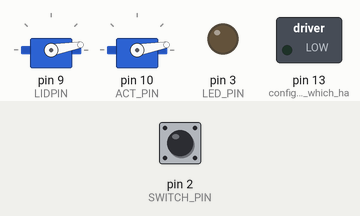
Recording of a sketch running on a simulated Arduino Uno, built with avr-gcc and run on an emulated ATmega328P. On the bench: 2 × servo, switched loads named in the sketch (green lamp = pin HIGH), output pins drawn as LEDs (lit = HIGH). The test bench sets the inputs (shaded band); at power-on: pin 2 (SWITCH_PIN) LOW. What the sketch prints to the serial monitor is not drawn.

Above: at 1.3 s.
1.4 s: pin 2 (SWITCH_PIN) pulled HIGH for 0.15 s
At 3.0 s:
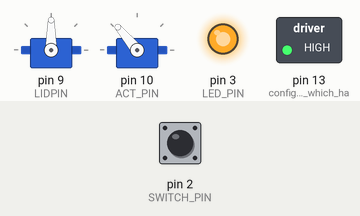
4.5 s: pin 2 (SWITCH_PIN) pulled HIGH for 1 s
At 6.8 s:
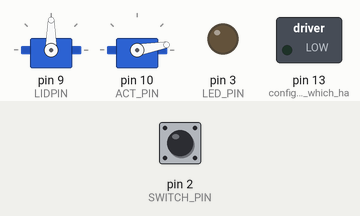
8.5 s: pin 2 (SWITCH_PIN) pulled HIGH for 3.2 s
At 11.8 s:
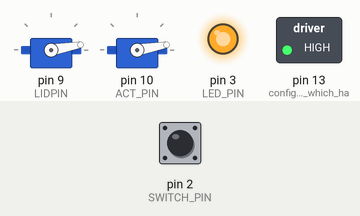
Timing chart, 0 to 15.4 s (numbered marks = the images above; inputs shaded):
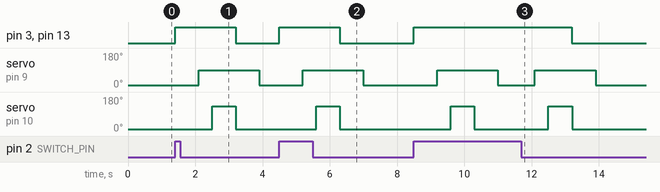

Measured:
- after the input at 1.4 s, pin 3 (LED_PIN), pin 13 (configure_pin_13_which_ha): LOW → HIGH at once, → LOW 1.8 s later; servo on pin 9 (LIDPIN): 10° → 90° after 0.70 s, → 10° 1.8 s later; servo on pin 10 (ACT_PIN): 10° → 130° after 1.1 s, → 10° 0.70 s later
- after the input at 4.5 s, pin 3 (LED_PIN), pin 13 (configure_pin_13_which_ha): LOW → HIGH at once, → LOW 1.8 s later; servo on pin 9 (LIDPIN): 10° → 90° after 0.70 s, → 10° 1.8 s later; servo on pin 10 (ACT_PIN): 10° → 130° after 1.1 s, → 10° 0.70 s later
- after the input at 8.5 s, pin 3 (LED_PIN), pin 13 (configure_pin_13_which_ha): LOW → HIGH at once, → LOW 4.7 s later

The sketch:

uselessMachine_20FEB2017B.ino
```cpp
// Jake and Ben - Thanks for showing me the concept of the useless machine during our last visit.  I think it is pretty
// cool and could be made using an Arduino and a couple of servo motors and a switch.  Here is a starting point.
// You will have to fine tune the servo position numbers below to match your design.  This code uses two servo motors, one to open the box lid
// and one to move the arm which turns the switch off.  You could use a single servo if you design the arm to also lift the box lid on the way out.

// useless machine - a box with a single toggle switch on top.
// When the switch is turned on by the user the box lid opens and an actuator (perhaps a plastic
// hand or arm from a toy doll) emerges which turns the switch to the off position. The actuator returns to the
// home position and the lid closes.
// See: https://www.youtube.com/watch?v=4wWlrBFOdBo for an example.
// The code below assumes two servos however you may simply comment out the lid servo and corresponding delay statements if you go with one servo.
// Adding two slashes at the start of a line will cause all commands following the slashes on a given line to be considered as a comment
// and thus will not be executed.

// Here is the starting point code.  Simply open a fresh Arduino sketch, delete all existing template code and paste this entire file (comments and all) into
// the sketch.  Save it with a unique name such as "Useless_V1".  Feel free to save your new versions of this with a different name so you can easily go
// back to a previous version if desired.  Of course, this is just the code to run the motors and read the switch.  You will have to work out the mechanical aspects
// the working of the arm, the placement of the switch, powering the Arduino, the box opening mechanism, etc.  One approach just to get up and running would be to
// simply wire up the motors, switch and LED and test it 'out of the box'.  Each time you turn the switch to the on position the LED should come on and both servos
// should cycle only once.  This would show that the controller and motors are working.  Once you have accomplished this you can build the box, perhaps one
// made of foam core posterboard and duct tape would suffice as a proof of concept.
// Have fun and Good Luck!


/***********************************************************************************************
 * Useless machine program for Arduino
 * 2/19/17 - first pass
 * 2/20/17 - corrected comment for resistor value for LED, lengthened actuator distance and
 * corresponding forward and home wait times.
 ***********************************************************************************************/

#include <Servo.h>              // this provides access to the arduino servo functions and is required in order for the code to work
#define LIDPIN  9               // digital pin 9 goes to the control line of the lid servo (white (sometimes orange) wire)
#define ACT_PIN 10              // digital pin 10 goes to the control line of the actuator servo (white (sometimes orange) wire)


// lid and actuator servo positions - adjust these as needed
// A typical servo motor will only rotate 180 degrees.  When given a command it will rotate to that position and stay there.
// Valid servo commands are between 0 and 180.
#define LID_CLOSED        10    // the servo starts at this position and returns to this position to close the lid
#define LID_OPEN          90    // the servo goes to this position to open the lid
#define ACTUATOR_HOME     10    // the servo starts at this position and returns to this position after turning the switch off
#define ACTUATOR_FORWARD  130   // the servo goes to this position to push the switch to the off position

                                // servo objects - no need to change these
Servo lidServo;                 // create the lid servo object
Servo actServo;                 // create the actuator servo object

                                // switch and LED pins - no need to change these
#define SWITCH_PIN      2       // assign switch input to digital pin 2.  Switch goes between digital pin 2 and 5V.
                                // Add a 4700 ohm resistor (yellow, violet, black, brown brown) between this pin and ground to guarantee that the pin
                                // remains in a low state when the switch is opened.
#define LED_PIN         3       // assign LED to digital pin 3.  Anode of LED goes to pin 3. Must use a resistor in series with the LED
                                // Cathode of LED goes to through a 5100 ohm resistor (green, brown, black, brown, brown)to ground.
                                // use a lower value (minimum 200 ohms) for a brighter light

int iSwitchState = 0;           // variable which holds the current switch reading


/***********************************************************************************************
 * The setup function runs only one time when the Arduino is reset or powered on
 * This is where initial values are setup.   You shouldn't have to change anything here except
 * the servo motor positions below.
 *
 ***********************************************************************************************/
void setup() {
  Serial.begin(9600);           // start the serial output stream, this enables displaying informational messages on the monitor

  pinMode(SWITCH_PIN, INPUT);   // configure switch pin as an input.  Connect a resistor between this pin and ground to force it to a low state when switch is open
  pinMode(LED_PIN, OUTPUT);     // configure LED pin as an output, this is for an external LED indicator to accompany the switch
  pinMode(13, OUTPUT);          // configure pin 13 which has an on-board LED, useful for diagnostics

  lidServo.attach(LIDPIN);      // assign servos to control pins
  actServo.attach(ACT_PIN);

  lidServo.write(LID_CLOSED);   // set servos to closed / home position
  actServo.write(ACTUATOR_HOME);

  // display settings on the serial monitor.  To open the serial monitor use the "Tools -> Serial Monitor" menu selection
  Serial.println("Initialization Complete, using these servo values:");
  Serial.print("Lid closed value: ");
  Serial.print(LID_CLOSED);
  Serial.print("  Lid open value: ");
  Serial.println(LID_OPEN);
  Serial.print("Actuator home value: ");
  Serial.print(ACTUATOR_HOME);
  Serial.print("  Actuator forward value: ");
  Serial.println(ACTUATOR_FORWARD);
  Serial.println("You may adjust these values in the source code to suit your needs");
  Serial.println();
  Serial.println("Monitoring switch... ");

} // end of setup()


/***********************************************************************************************
 * The loop function runs after setup has been completed.  It will continue to run until the
 * Arduino is turned off or reset using the reset switch
 * This code simply checks to see if the switch has been turned on, sets the
 * LED according to switch state then, if switch is on, it attempts to turn it off.
 *
 ***********************************************************************************************/
void loop() {

  iSwitchState = digitalRead(SWITCH_PIN);             // Step 1 - get the switch reading
  digitalWrite(LED_PIN, iSwitchState);                // Step 2 - set LED according to switch reading (switch on turns LED on)
  digitalWrite(13, iSwitchState);                     // also set the user assignable LED which resides on the Arduino board
  if(iSwitchState == 1){                              // Step 3 - if switch is on then turn it off
    delay(700);                                       // provide time for human to move hand out of the way
    Serial.print("Opening lid... ");
    lidServo.write(LID_OPEN);                         // Step 3a - open the lid
    delay(400);                                       // give the servo time to reach its position
    Serial.print("Moving arm forward... ");
    actServo.write(ACTUATOR_FORWARD);                 // Step 3b - move actuator forward to turn switch off
    delay(700);                                       // give the servo time to reach its position

                                                      // read the switch so as to immediately change the LED indicator
    iSwitchState = digitalRead(SWITCH_PIN);           // get the switch reading
    digitalWrite(LED_PIN, iSwitchState);              // set LED according to switch reading (switch on turns LED on)
    digitalWrite(13, iSwitchState);                   // also set the user assignable LED which resides on the Arduino board

    Serial.print("Moving arm home... ");
    actServo.write(ACTUATOR_HOME);                    // Step 3c - move the actuator to home position (back inside the box)
    delay(700);                                       // give the servo time to reach its position
    Serial.println("Closing lid... ");
    lidServo.write(LID_CLOSED);                       // Step 3d - close the lid
    delay(400);                                       // give the servo time to reach its position
    Serial.println();
    Serial.println("Monitoring switch... ");
  } // end of if statement

} // end of loop()
```
